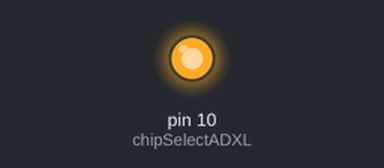
Bench run of a sketch on a simulated Arduino Uno, built with avr-gcc and run on an emulated ATmega328P. Parts: output pins drawn as LEDs (lit = HIGH). What the sketch prints to the serial monitor is not drawn.

Above: at 0.1 s.
Timing chart, 0 to 1.6 s (numbered marks = the images above):
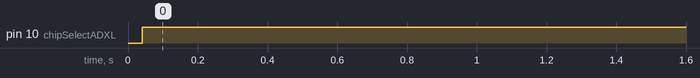

Measured:
- by itself, pin 10 (chipSelectADXL): LOW → HIGH at 0.04 s

The sketch:

ADXL345_Basic.ino
```cpp
//Add the SPI library so we can communicate with the ADXL345 sensor
#include <SPI.h>

//Assign the Chip Select signal to pin 10.
int chipSelectADXL=10;

//This is a list of some of the registers available on the ADXL345.
//To learn more about these and the rest of the registers on the ADXL345, read the datasheet!
char POWER_CTL = 0x2D;	//Power Control Register
char DATA_FORMAT = 0x31;
char DATAX0 = 0x32;	//X-Axis Data 0
char DATAX1 = 0x33;	//X-Axis Data 1
char DATAY0 = 0x34;	//Y-Axis Data 0
char DATAY1 = 0x35;	//Y-Axis Data 1
char DATAZ0 = 0x36;	//Z-Axis Data 0
char DATAZ1 = 0x37;	//Z-Axis Data 1

//This buffer will hold values read from the ADXL345 registers.
unsigned char values[10];
//These variables will be used to hold the x,y and z axis accelerometer values.
int x,y,z;
//These varialbes will hold converted accelerometer values
float xg,yg,zg;

void setup(){
  //Initiate an SPI communication instance.
  SPI.begin();
  //Configure the SPI connection for the ADXL345.
  SPI.setDataMode(SPI_MODE3);
  //Create a serial connection to display the data on the terminal.
  Serial.begin(9600);

  //Set up the Chip Select pin to be an output from the Arduino.
  pinMode(chipSelectADXL, OUTPUT);
  //Before communication starts, the Chip Select pin needs to be set high.
  digitalWrite(chipSelectADXL, HIGH);

  //Put the ADXL345 into +/- 4G range by writing the value 0x01 to the DATA_FORMAT register.
  //Put the ADXL345 into +/- 2G range by writing the value 0x00 to the DATA_FORMAT register.
  writeRegister(DATA_FORMAT, 0x00);
  //Put the ADXL345 into Measurement Mode by writing 0x08 to the POWER_CTL register.
  writeRegister(POWER_CTL, 0x08);  //Measurement mode
}

void loop(){
  //Reading 6 bytes of data starting at register DATAX0 will retrieve the
  //x,y and z acceleration values from the ADXL345.
  //The results of the read operation will get stored to the values[] buffer.
  readRegister(DATAX0, 6, values);

  //The ADXL345 gives 10-bit acceleration values, but they are stored as bytes (8-bits).
  //To get the full value, two bytes must be combined for each axis.
  //The X value is stored in values[0] and values[1].
  x = ((int)values[1]<<8)|(int)values[0];
  //The Y value is stored in values[2] and values[3].
  y = ((int)values[3]<<8)|(int)values[2];
  //The Z value is stored in values[4] and values[5].
  z = ((int)values[5]<<8)|(int)values[4];
  //Print the results to the terminal.
  //raw sensor values for debugging
  /*
  Serial.print(x, DEC);
  Serial.print(',');
  Serial.print(y, DEC);
  Serial.print(',');
  Serial.print(z, DEC);
  Serial.print(',');
  Serial.println(abs(x)+abs(y)+abs(z), DEC);
  */
  //Convert the accelerometer value to G's.
  //With 10 bits measuring over a +/-4g range we
  //can find how to convert by using the equation:
  // Gs = Measurement Value * (G-range/(2^10))
  //or Gs = Measurement Value * (8/1024)
  xg = x * 0.0078/2;
  yg = y * 0.0078/2;
  zg = z * 0.0078/2;
  //Print the results to the terminal.
  Serial.print(xg, DEC);
  Serial.print(',');
  Serial.print(yg, DEC);
  Serial.print(',');
  Serial.print(zg, DEC);
  Serial.print(',');
  Serial.println(abs(xg)+abs(yg)+abs(zg), DEC);
  delay(1000);
}

//This function will write a value to a register on the ADXL345.
//Parameters:
//  char registerAddress - The register to write a value to
//  char value - The value to be written to the specified register.
void writeRegister(char registerAddress, char value){
  //Set Chip Select pin low to signal the beginning of an SPI packet.
  digitalWrite(chipSelectADXL, LOW);
  //Transfer the register address over SPI.
  SPI.transfer(registerAddress);
  //Transfer the desired register value over SPI.
  SPI.transfer(value);
  //Set the Chip Select pin high to signal the end of an SPI packet.
  digitalWrite(chipSelectADXL, HIGH);
}

//This function will read a certain number of registers starting from a
//specified address and store their values in a buffer.
//Parameters:
//  char registerAddress - The register addresse to start the read sequence from.
//  int numBytes - The number of registers that should be read.
//  char * values - A pointer to a buffer where the results of the operation should be stored.
void readRegister(char registerAddress, int numBytes, unsigned char * values){
  //Since we're performing a read operation, the most significant bit of
  //the register address should be set.
  char address = 0x80 | registerAddress;
  //If we're doing a multi-byte read, bit 6 needs to be set as well.
  if(numBytes > 1)address = address | 0x40;

  //Set the Chip select pin low to start an SPI packet.
  digitalWrite(chipSelectADXL, LOW);
  //Transfer the starting register address that needs to be read.
  SPI.transfer(address);
  //Continue to read registers until we've read the number specified,
  //storing the results to the input buffer.
  for(int i=0; i<numBytes; i++){
    values[i] = SPI.transfer(0x00);
  }
  //Set the Chips Select pin high to end the SPI packet.
  digitalWrite(chipSelectADXL, HIGH);
}
```
